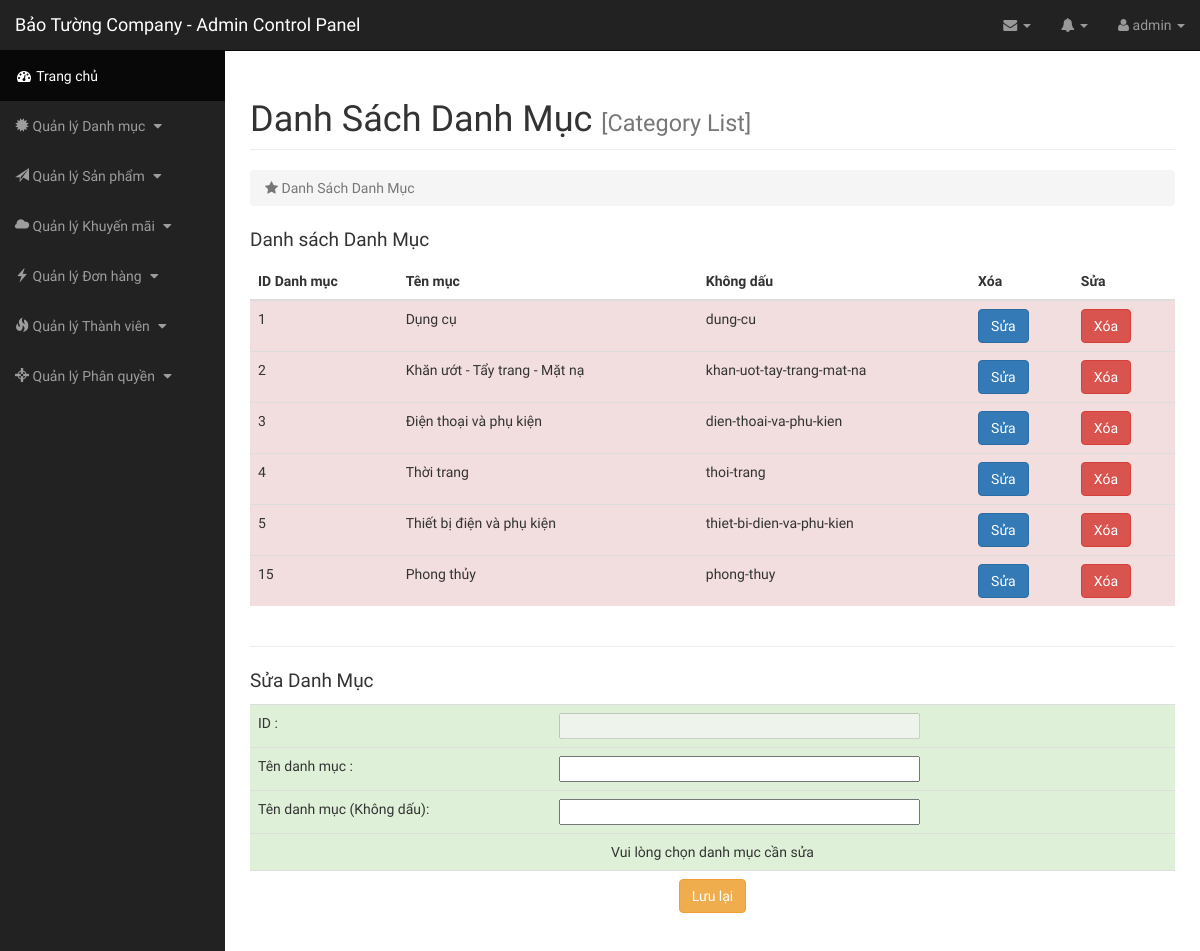
Screenshot of /admin/index.php?page=catlist (signed in) with the database file from the repository.
### tables this page shows
CREATE TABLE `category` (
  `catid` int(100) NOT NULL,
  `catname` varchar(200) NOT NULL,
  `catname_none` varchar(200) NOT NULL
);

### admin/class/Db.class.php (called while the page is built, shortened)
<?php
class Db{
	private $conn = null;
	public function __construct()
	{
		$host ="mysql:host=". HOST."; dbname=". DB_NAME;
		try
		{
			$this->conn = new PDO($host, DB_USER, DB_PASS);
			$this->conn->query("set names 'utf8' ");
		}
		catch (PDOException $e)
		{
			echo "Error Connect to Database";
		}
	}
	private function query($sql, $arr = array(), $mode = PDO::FETCH_ASSOC)
	{
		$pre = $this->conn->prepare($sql);
		if(!$pre->execute($arr))
		{
			echo "Không thể thực thi"; exit;
		}
		return $pre->fetchAll($mode);
	}
	public function select($sql, $arr = array(), $mode = PDO::FETCH_ASSOC)
	{
		return $this->query($sql, $arr, $mode);
	}
}
?>

### admin/inc/catlist.php (the view)
<div id="page-wrapper">
    <div class="container-fluid">
        <div class="row">
            <div class="col-lg-12">
                <h1 class="page-header">
                    Danh Sách Danh Mục <small class="text-muted">[Category List]</small>
                </h1>
                <ol class="breadcrumb">
                    <li class="active">
                        <i class="fa fa-star"></i> Danh Sách Danh Mục
                    </li>
                </ol>
            </div>
        </div>
        <div class="catlist">
          <div class="row">
            <div class="col-sm-12">
              <p class="cat-title">Danh sách Danh Mục</p>
              <table class="table">
      <thead>
        <tr>
          <th>ID Danh mục</th>
          <th>Tên mục</th>
          <th>Không dấu</th>
          <th>Xóa</th>
          <th>Sửa</th>
        </tr>
      </thead>
      <tbody>
        <?php
          $sql = "SELECT * FROM category";
          $rows = $obj->select($sql);
          foreach ($rows as $row) {
        ?>
        <tr class="danger">
          <td class="success"><?php echo $row["catid"]; ?></td>
          <td><?php echo $row["catname"]; ?></td>
          <td><?php echo $row["catname_none"]; ?></td>
          <td><button class="btn btn-primary updatecat"  data-id="<?php echo $row["catid"]; ?>" name="button" id="edit-cat-<?php echo $row["catid"]; ?>">Sửa</button></td>
          <td><button class="btn btn-danger delcat"  data-id="<?php echo $row["catid"]; ?>" name="button" id="del-cat-<?php echo $row["catid"]; ?>">Xóa</button></td>
        </tr>
        <?php
          }
        ?>
      </tbody>
    </table>
            </div>
          </div>
        </div>
        <hr>
        <div class="row">
          <div class="col-sm-12">
            <p class="cat-title">Sửa Danh Mục</p>
            <table class="table">
    <tbody>
      <tr class="primary">
        <td class="success" width="36%">ID :</td>
        <td class="success" width="34%"><input type="text" name="" class="form-controls" size="40" id="catid-edit" disabled></td>
        <td class="success" id="kqCATID" width="30%"></td>
      </tr>
      <tr class="primary">
        <td class="success">Tên danh mục :</td>
        <td class="success"><input type="text" name="" class="form-controls" size="40" id="catname-edit"></td>
        <td class="success" width="30%"></td>
      </tr>
      <tr class="primary">
        <td class="success">Tên danh mục (Không dấu):</td>
        <td class="success"><input type="text" name="" class="form-controls" size="40" id="catname-none-edit"></td>
        <td class="success" width="30%"></td>
      </tr>
      <tr class="primary">
        <td class="success" colspan="3" id="cat-status" style="text-align: center;">Vui lòng chọn danh mục cần sửa</td>
      </tr>
      <tr>
        <td colspan="3" style="text-align:center;">
          <div class="btn btn-warning" href="#" role="button" id="cat-update" onclick="return confirmAction()">Lưu lại</div>
        </td>
      </tr>
    </tbody>
  </table>
          </div>
        </div>
    </div>
</div>

### admin/css/sb-admin.css (style rules this page uses)
body { margin-top: 100px; background-color: #222; }
@media (min-width:768px) { body { margin-top: 50px; } }
#page-wrapper { width: 100%; padding: 0; background-color: #fff; }
@media (min-width:768px) { #page-wrapper { padding: 10px; } }

### admin/css/customcss.css (style rules this page uses)
* body { font-family: 'Fira Sans Extra Condensed', sans-serif; }
p.cat-title { font-weight: 500; font-size: 19px; }

### rows the page displays
category: catid "1", catname "Dụng cụ", catname_none "dung-cu"
category: catid "2", catname "Khăn ướt - Tẩy trang - Mặt nạ", catname_none "khan-uot-tay-trang-mat-na"
category: catid "3", catname "Điện thoại và phụ kiện", catname_none "dien-thoai-va-phu-kien"
category: catid "4", catname "Thời trang", catname_none "thoi-trang"
category: catid "5", catname "Thiết bị điện và phụ kiện", catname_none "thiet-bi-dien-va-phu-kien"
category: catid "15", catname "Phong thủy", catname_none "phong-thuy"

### other values shown
$_SESSION['user'] "admin"
